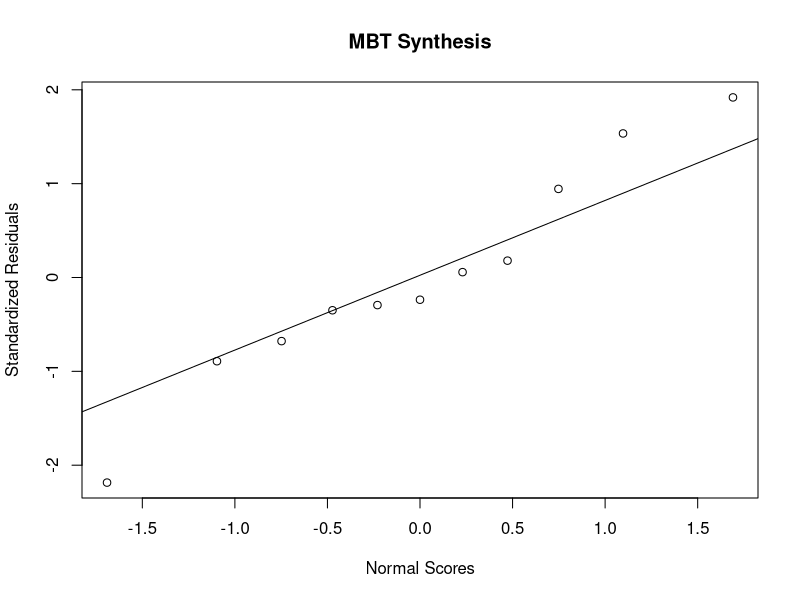
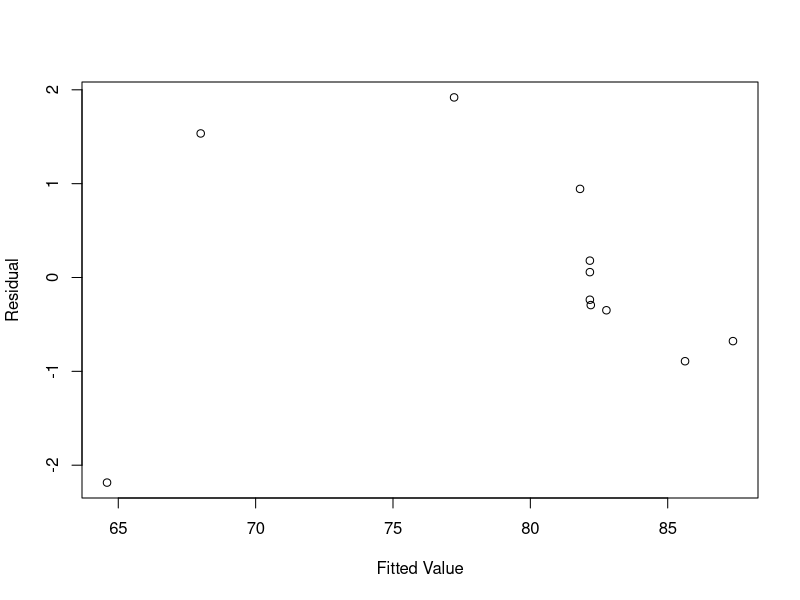
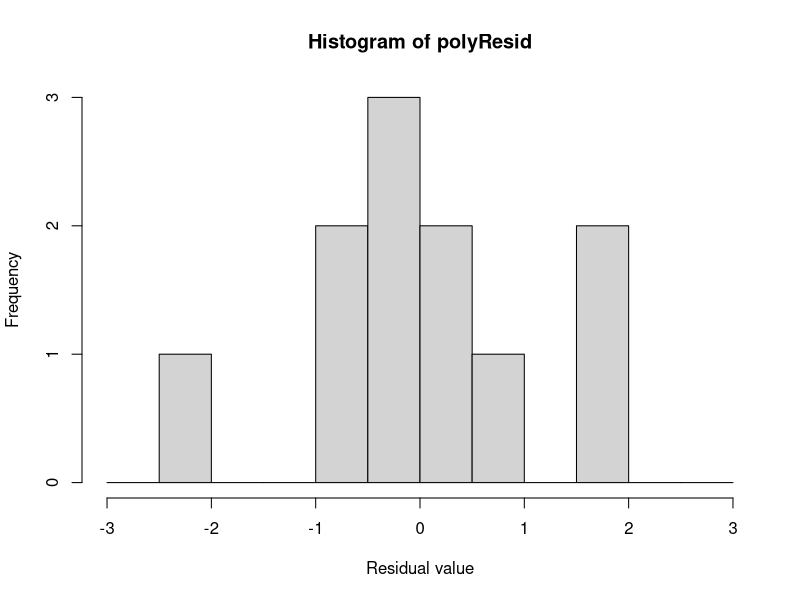
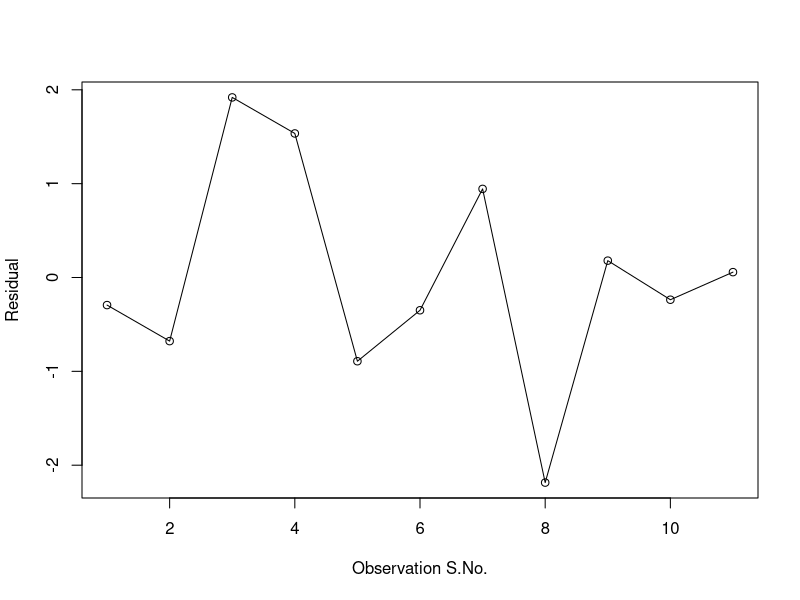

Write R code to recreate these figures, in order.
setwd("C:/Users/Kaustubh/Documents/Regression Models/CP2")


x1 <- c(-1, 1, -1, 1, -1.4142136, 1.4142136, 0, 0, 0, 0, 0)

x2 <- c(-1, -1, 1, 1, 0, 0, -1.4142136, 1.4142136, 0, 0, 0)

y <- c(81.3, 85.3, 83.1, 72.7, 82.9, 81.7, 84.7, 57.9, 82.9, 81.2, 82.4)

dfP2 <- data.frame(x1, x2, y)

polyRegModel <- lm(y ~ x1 + x2 + I(x1*x2) + I(x1*x1) + I(x2*x2), data = dfP2)

summary(polyRegModel)


#Calculate standardised residuals, and use in normal probability plot
polyResid <- rstandard(polyRegModel)

qqnorm(polyResid, ylab="Standardized Residuals", xlab="Normal Scores", main="MBT Synthesis") 
qqline(polyResid)

# Standardised fitted values vs. residuals



plot(fitted.values(polyRegModel), polyResid, xlab = "Fitted Value", ylab = "Residual")

#histogram of residual values
hist(polyResid, breaks = seq(-3,3,0.5), xlab = "Residual value")

#Observation order vs. standardised residuals
plot(seq(1,11,1), polyResid, xlab = "Observation S.No.", ylab = "Residual", type = "o")






